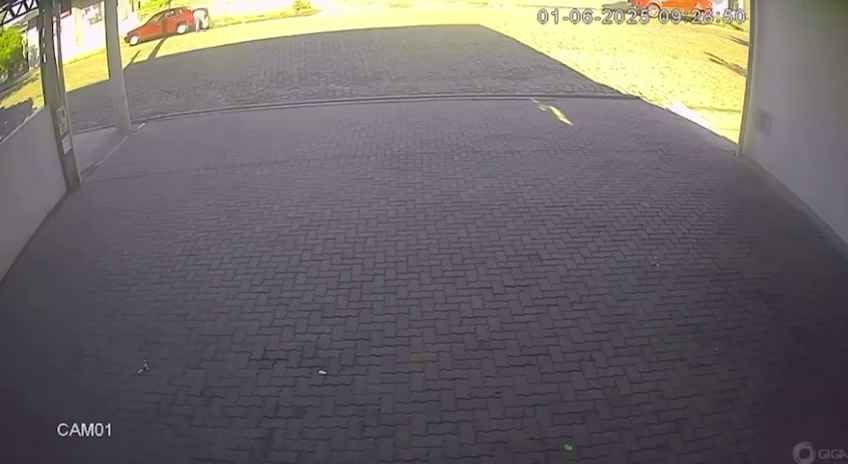
#> input picture assets/empty_frame.png, 848 x 464 px; the run also reads 1 picture not shown here
$ python main.py
#> lines starting #> are read from the running program, lines starting #| are printed output that depends on the picture; after the words box and inside, x2 and y2 are one past the last pixel; in counts of white or black regions, pixels touching at a corner belong together; pictures that were not available may be replaced by others from this repository, and a replacement may not be noted
import cv2
import numpy as np


def load_resources():
    empty_frame = cv2.imread('assets/empty_frame.png')
    cap = cv2.VideoCapture('assets/Estacionamento.mp4')
    if not cap.isOpened():
        print("Error opening video file")
        exit()

    parking_slots = [
        [(-115, 460), (150, 460), (220, 160), (70, 160)],
        [(170, 460), (460, 460), (415, 160), (230, 160)],
        [(480, 460), (830, 460), (590, 160), (430, 160)],
        [(850, 460), (1100, 460), (740, 160), (600, 160)],
    ]

    parking_slots_np = [np.array(slot, dtype=np.int32) for slot in parking_slots]

    return empty_frame, cap, parking_slots_np


def preprocess_frame(frame_roi, empty_roi):
    gray_frame = cv2.cvtColor(frame_roi, cv2.COLOR_BGR2GRAY)
    diff = cv2.absdiff(empty_roi, gray_frame)
    _, thresh = cv2.threshold(diff, 10, 255, cv2.THRESH_BINARY)

    kernel = np.ones((5, 5), np.uint8)
    thresh = cv2.morphologyEx(thresh, cv2.MORPH_OPEN, kernel)
    thresh = cv2.morphologyEx(thresh, cv2.MORPH_DILATE, kernel)

    return thresh


def detect_contours(thresh, min_area=17000):
    contours, _ = cv2.findContours(thresh, cv2.RETR_EXTERNAL, cv2.CHAIN_APPROX_NONE)
    filtered = [c for c in contours if cv2.contourArea(c) > min_area]
    return filtered


def draw_car_rectangles(frame, contours, roi_offset):
    x_offset, y_offset = roi_offset
    for contour in contours:

        x, y, w, h = cv2.boundingRect(contour)
        x += x_offset
        y += y_offset
        cv2.rectangle(frame, (x, y), (x + w, y + h), (255, 0, 0), 2)

        font = cv2.FONT_HERSHEY_SIMPLEX
        scale = 0.6
        thickness = 2

        text = "Car"
        text_size, _ = cv2.getTextSize(text, font, scale, thickness)
        text_x = x
        text_y = y - 10

        if text_y < text_size[1]:
            text_y = y + h + text_size[1] + 10

        cv2.putText(frame, text, (text_x, text_y), font, scale, (255, 0, 0), thickness, cv2.LINE_AA)


def calculate_occupied_area(contours, roi_offset, frame_shape):
    x_offset, y_offset = roi_offset
    area = np.zeros(frame_shape[:2], dtype=np.uint8)
    for contour in contours:
        contour_shifted = contour + [x_offset, y_offset]
        cv2.drawContours(area, [contour_shifted], -1, 255, -1)
    return area


def draw_parking_slots(frame, parking_slots, occupied_area):
    free_slots = 0
    for slot_pts in parking_slots:
        slot_area = np.zeros(frame.shape[:2], dtype=np.uint8)
        cv2.fillPoly(slot_area, [slot_pts], 255)

        intersection = cv2.bitwise_and(occupied_area, slot_area)
        intersection_area = cv2.countNonZero(intersection)
        slot_area = cv2.countNonZero(slot_area)
        occupancy_ratio = intersection_area / slot_area

        if occupancy_ratio > 0.3:
            color = (0, 0, 255)  # Red: occupied
        else:
            color = (0, 255, 0)  # Green: free
            free_slots += 1

        cv2.polylines(frame, [slot_pts], isClosed=True, color=color, thickness=2, lineType=cv2.LINE_AA)

    return free_slots


def draw_free_slots_text(frame, free_slots):
    text = f"Parking slots available: {free_slots}"
    font = cv2.FONT_HERSHEY_SIMPLEX
    scale = 0.7
    thickness = 2

    cv2.putText(frame, text, (20, 40), font, scale, (0, 0, 0), thickness + 2, cv2.LINE_AA)
    cv2.putText(frame, text, (20, 40), font, scale, (255, 255, 255), thickness, cv2.LINE_AA)


def main():
    empty_frame, cap, parking_slots = load_resources()
#> in load_resources, empty_frame is the input picture: shape (464, 848, 3); mean B, G, R 103.3, 104.3, 110.1
#> parking_slots = [[[-115, 460], [150, 460], [220, 160], [70, 160]], [[170, 460], [460, 460], [415, 160], [230, 160]], [[480, 460], [830, 460], [590, 160], [430, 160]], [[850, 460], [1100, 460], [740, 160], [600, 160]]]

    y1, y2 = 124, 460
    x1, x2 = 0, 848

    gray_empty_full = cv2.cvtColor(empty_frame, cv2.COLOR_BGR2GRAY)
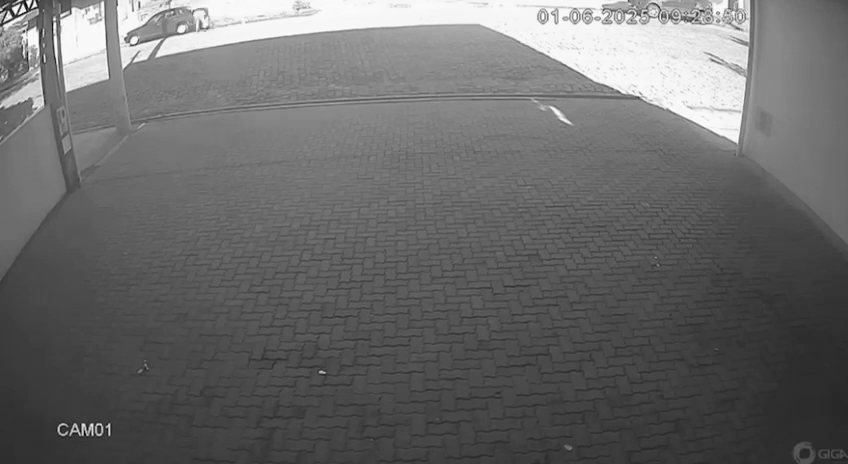
#> gray_empty_full: shape (464, 848); min 0, max 255, mean 105.8
    gray_empty_roi = gray_empty_full[y1:y2, x1:x2]
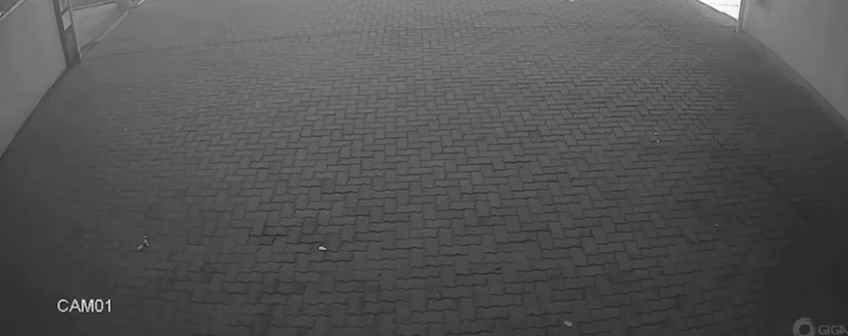
#> gray_empty_roi: shape (336, 848); min 12, max 254, mean 83.5

    paused = False

    while True:
        if not paused:
            ret, frame = cap.read()
            if not ret:
                print("Could not read the frame. Exiting...")
                break

            frame_roi = frame[y1:y2, x1:x2]
            thresh = preprocess_frame(frame_roi, gray_empty_roi)
#> in preprocess_frame, `diff = cv2.absdiff(empty_roi, gray_frame)`: diff: shape (336, 848); every value is 0
            contours = detect_contours(thresh)
#> in detect_contours, `contours, _ = cv2.findContours(thresh, cv2.RETR_EXTERNAL, cv2.CHAIN_AP..`: contours = []
#> contours = []
            draw_car_rectangles(frame, contours, (x1, y1))
            occupied_area = calculate_occupied_area(contours, (x1, y1), frame.shape)
#> after the loop in calculate_occupied_area, `for contour in contours:`: area: shape (464, 848); every value is 0
            free_slots = draw_parking_slots(frame, parking_slots, occupied_area)
#> the loop in draw_parking_slots, `for slot_pts in parking_slots:` made 4 passes
#> (slot_pts, slot_area) on passes 1 to 4: ([[-115, 460], [150, 460], [220, 160], [70, 160]], 51956), ([[170, 460], [460, 460], [415, 160], [230, 160]], 71781), ([[480, 460], [830, 460], [590, 160], [430, 160]], 77081), ([[850, 460], [1100, 460], [740, 160], [600, 160]], 32241)
#> after the loop in draw_parking_slots, `for slot_pts in parking_slots:`:
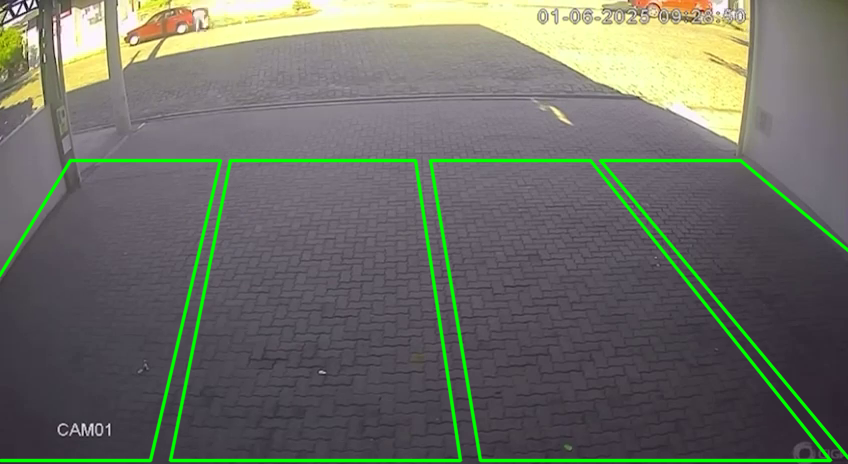
#> frame: shape (464, 848, 3); 4.49% of pixels changed, all inside (x1, y1, x2, y2) = (0, 158, 848, 463)
#> after the loop in draw_parking_slots, `for slot_pts in parking_slots:`: free_slots = 4
#> free_slots = 4
            draw_free_slots_text(frame, free_slots)
#> in draw_free_slots_text, `text = f"Parking slots available: {free_slots}"`: text = 'Parking slots available: 4'
#> in draw_free_slots_text, `font = cv2.FONT_HERSHEY_SIMPLEX`: font = 0
#> in draw_free_slots_text, `cv2.putText(frame, text, (20, 40), font, scale, (255, 255, 255), thick..`:
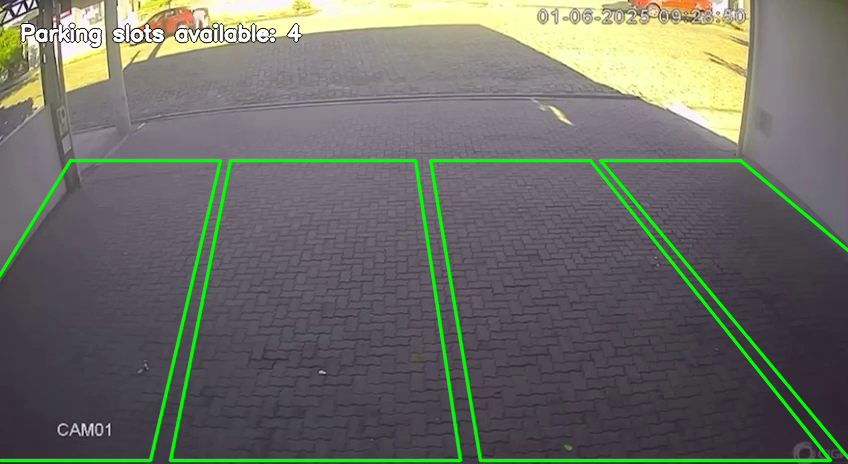
#> frame: shape (464, 848, 3); mean B, G, R 100.6, 109.5, 107

            cv2.imshow('Frame', frame)

        key = cv2.waitKey(30) & 0xFF
#> (key q is pressed here)
        if key == ord('q'):
            break
        elif key == 32:
            paused = not paused

    cap.release()
    cv2.destroyAllWindows()


if __name__ == '__main__':
    main()
